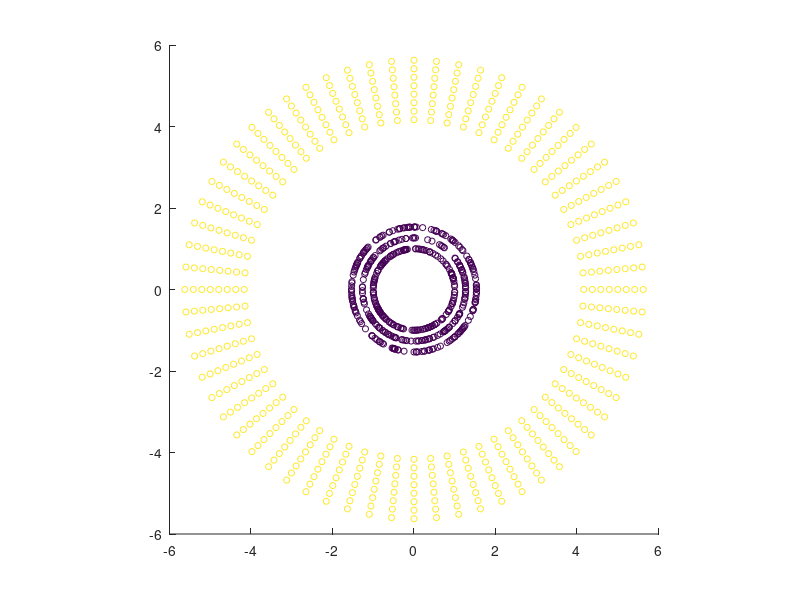

Here is the MATLAB script that generated this plot:
function data = clusterincluster(N, r1, r2, w1, w2, arms)

    if nargin < 1
        N = 1000;
    end
    if nargin < 2
        r1 = 1;
    end
    if nargin < 3
        r2 = 5*r1;
    end
    if nargin < 4
        w1 = 0.8;
    end
    if nargin < 5
        w2 = 1/3;
    end
    if nargin < 6
        arms = 64;
    end
    
    data = [];
    
    N1 = floor(N/2);
    N2 = N-N1;
    
    phi1 = rand(N1,1) * 2 * pi;
%   dist1 = r1 + randint(N1,1,3)/3 * r1 * w1;
    dist1 = r1 + (randi(3,N1,1)-1)/3 * r1 * w1;
    d1 = [dist1 .* cos(phi1) dist1 .* sin(phi1) zeros(N1,1)];

    perarm = round(N2/arms);
    N2 = perarm * arms;
    radperarm = (2*pi)/arms;
    phi2 = ((1:N2) - mod(1:N2, perarm))/perarm * (radperarm);
    phi2 = phi2';
    dist2 = r2 * (1 - w2/2) + r2 * w2 * mod(1:N2, perarm)'/perarm;
    d2 = [dist2 .* cos(phi2) dist2 .* sin(phi2) ones(N2,1)];    
    
    data = [d1;d2];   

    scatter(data(:,1), data(:,2), 20, data(:,3)); axis square;
end